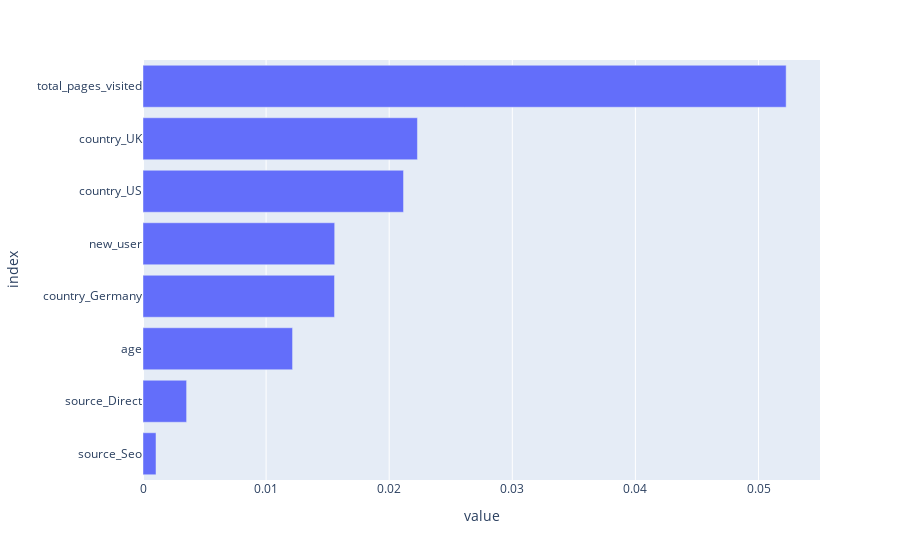

Source (notebook cell):
### Code cell
# Compute abs() and sort values
feature_importance = abs(coefs).sort_values(by = 'coefficients')
# Plot coefficients
fig = px.bar(feature_importance, orientation = 'h')
fig.update_layout(showlegend = False, 
                  margin = {'l': 120} # to avoid cropping of column names
                 )
fig.show()

### Figure 1 — Plotly figure (JSON) as saved in the notebook; plotly's stock layout.template omitted (floating-point values rounded to 4 significant figures)
{"data": [{"alignmentgroup": "True", "hovertemplate": "variable=coefficients<br>value=%{x}<br>index=%{y}<extra></extra>", "legendgroup": "coefficients", "marker": {"color": "#636efa", "pattern": {"shape": ""}}, "name": "coefficients", "offsetgroup": "coefficients", "orientation": "h", "showlegend": true, "textposition": "auto", "type": "bar", "x": [0.001057, 0.003542, 0.01215, 0.01556, 0.01557, 0.02116, 0.02229, 0.05225], "xaxis": "x", "y": ["source_Seo", "source_Direct", "age", "country_Germany", "new_user", "country_US", "country_UK", "total_pages_visited"], "yaxis": "y"}], "layout": {"barmode": "relative", "legend": {"title": {"text": "variable"}, "tracegroupgap": 0}, "margin": {"l": 120, "t": 60}, "showlegend": false, "xaxis": {"anchor": "y", "domain": [0, 1], "title": {"text": "value"}}, "yaxis": {"anchor": "x", "domain": [0, 1], "title": {"text": "index"}}}}
